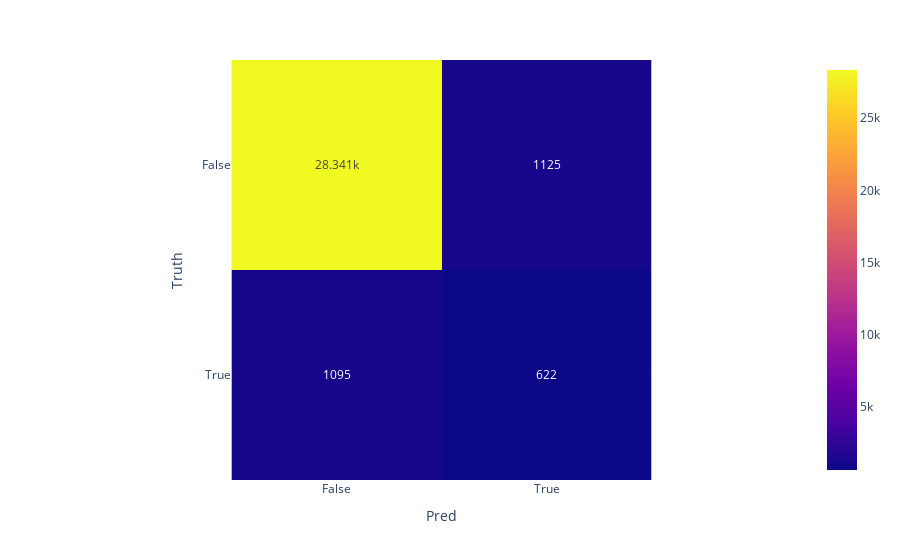

Notebook cell for this chart:
### Code cell
import plotly.express as px


fig = px.imshow([[tn, fp], [fn, tp]], text_auto=True, labels=dict(y="Truth", x="Pred"),
                x=["False", "True"],
                y=["False", "True"]
               )
fig.show()

### Figure 1 — Plotly figure (JSON) as saved in the notebook; plotly's stock layout.template omitted (floating-point values rounded to 4 significant figures)
{"data": [{"coloraxis": "coloraxis", "hovertemplate": "Pred: %{x}<br>Truth: %{y}<br>color: %{z}<extra></extra>", "name": "0", "texttemplate": "%{z}", "type": "heatmap", "x": ["False", "True"], "xaxis": "x", "y": ["False", "True"], "yaxis": "y", "z": [[28341, 1125], [1095, 622]]}], "layout": {"coloraxis": {"colorscale": [[0, "#0d0887"], [0.1111, "#46039f"], [0.2222, "#7201a8"], [0.3333, "#9c179e"], [0.4444, "#bd3786"], [0.5556, "#d8576b"], [0.6667, "#ed7953"], [0.7778, "#fb9f3a"], [0.8889, "#fdca26"], [1, "#f0f921"]]}, "margin": {"t": 60}, "xaxis": {"anchor": "y", "constrain": "domain", "domain": [0, 1], "scaleanchor": "y", "title": {"text": "Pred"}}, "yaxis": {"anchor": "x", "autorange": "reversed", "constrain": "domain", "domain": [0, 1], "title": {"text": "Truth"}}}}
